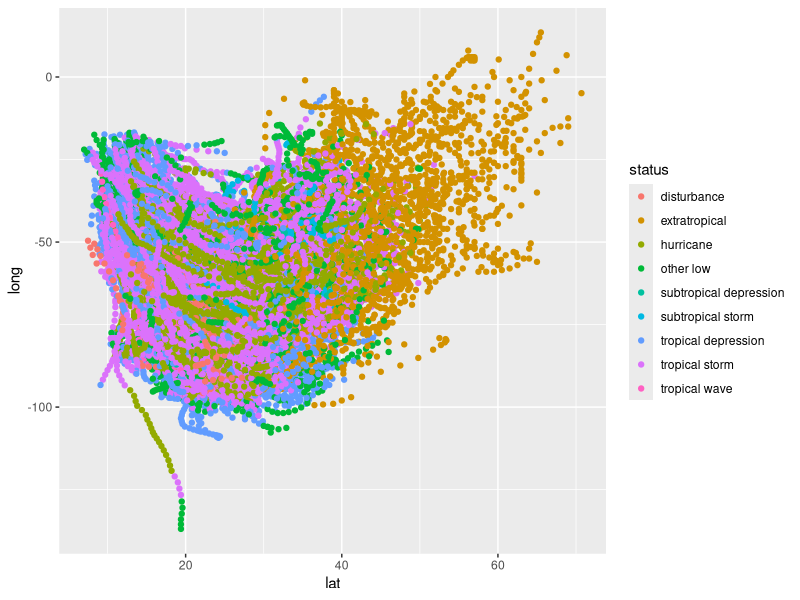
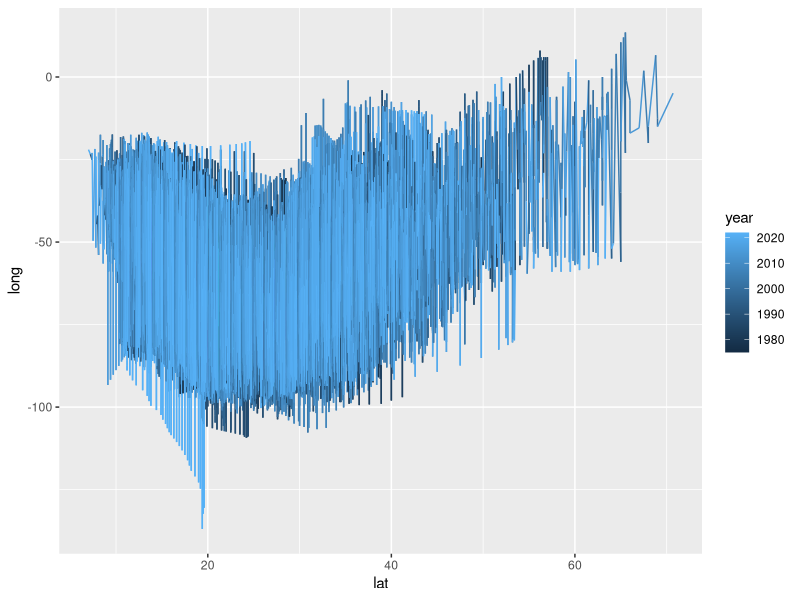
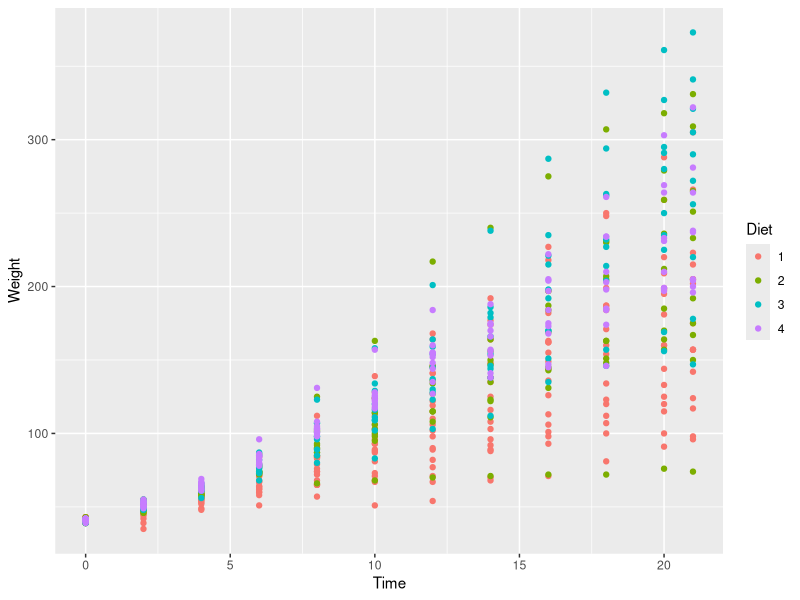
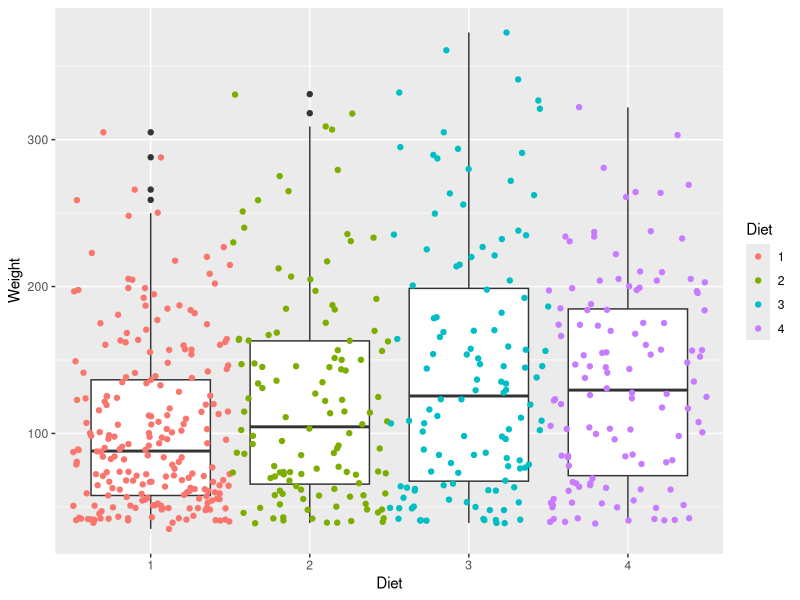
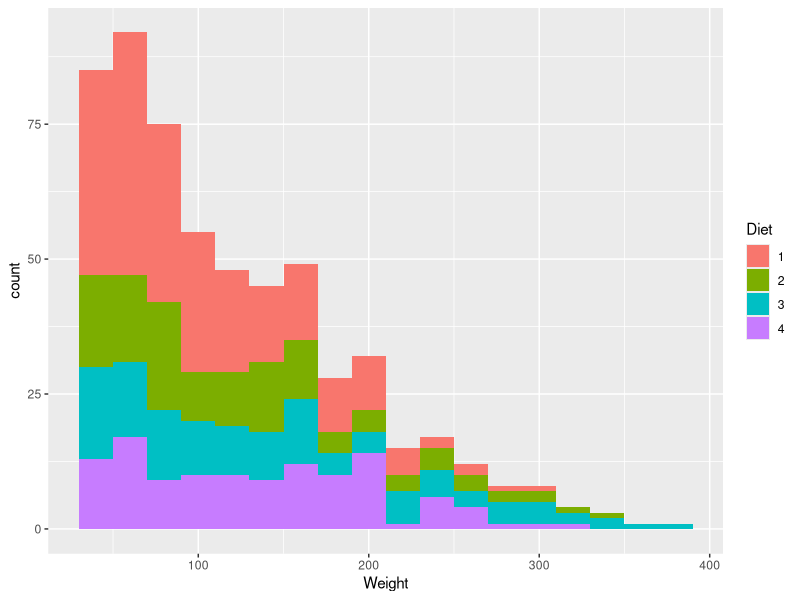
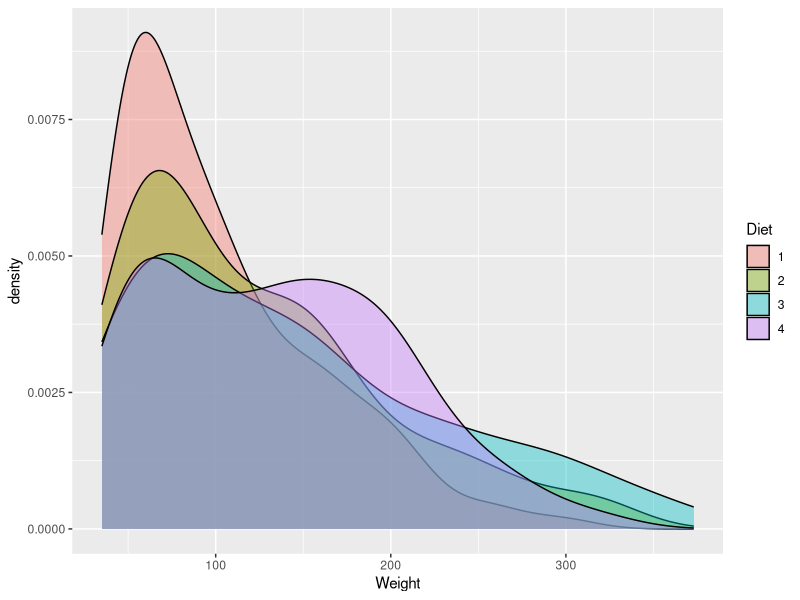
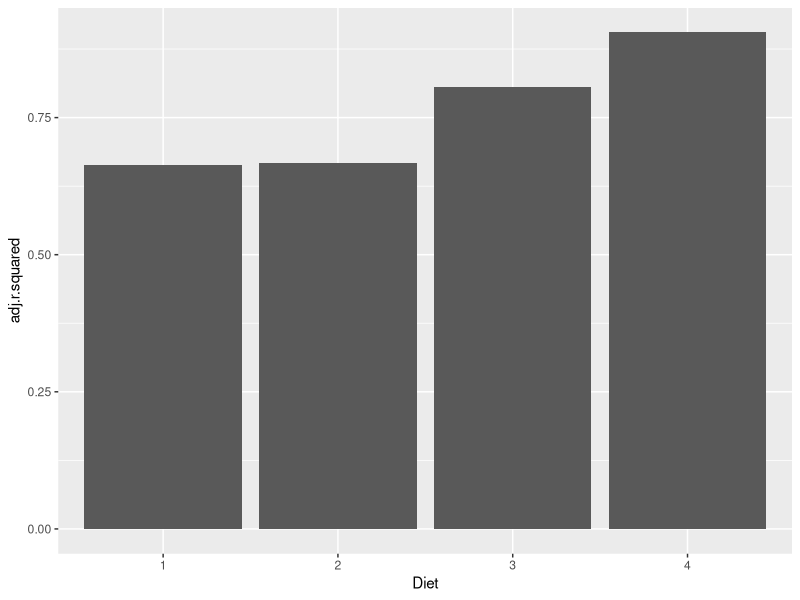

Write the R code that produced these figures, in order. (Note: this script raises an error after producing the figures.)
## ---- chunk 1
library(tidyverse)
library(broom)
library(glmnet)
## ---- chunk 2
st <- storms

head(st)
summary(st)
## ---- chunk 3
st$name %>%
    unique() %>%
    length()

count(st, status)
## ---- chunk 4
hu <- st %>%
    filter(status == 'hurricane')

hu_names <- hu$name %>% 
    unique()
cat('There are:', length(hu_names), 'hurricanes.')
## ---- chunk 5
ggplot(st, aes(lat, long, color=status)) +
    geom_point()
## ---- chunk 6
ggplot(st, aes(lat, long, color = year)) +
    geom_line()
## ---- chunk 7
cw <- ChickWeight

cw <- as.tibble(cw) %>%
    rename(Weight = weight)
## ---- chunk 8
#Count by itself does not work because each Chick has multiple rows. Instead we must filter out the 
count(cw, Diet)

a <- cw %>%
    select(Chick, Diet)

b <- a[!duplicated(a$Chick),]

count(b, Diet)
## ---- chunk 9
t <- cw %>% distinct(Chick, Diet) %>% count(Diet)
t
## ---- chunk 10
ggplot(cw, aes(Time, Weight, color=Diet)) +
    geom_point()
## ---- chunk 11
ggplot(cw, aes(Diet, Weight)) +
    geom_boxplot() +
    geom_jitter(aes(color=Diet), width=0.5)
## ---- chunk 12
ggplot(cw, aes(Weight, fill=Diet)) +
    geom_histogram(position='stack', binwidth=20)
## ---- chunk 13
ggplot(cw, aes(Weight, fill=Diet)) +
    geom_density(alpha=0.40)
## ---- chunk 14
cw %>%
    head
## ---- chunk 15
nt <- cw %>%
    nest(-Diet) %>%
    mutate(model = map(data, ~ lm(Weight~Time, data=.)),
            results = map(model, glance)) %>%
    unnest(results)

nt
## ---- chunk 16
ggplot(nt, aes(Diet, adj.r.squared)) +
    geom_bar(stat='identity')
## ---- chunk 17
ggplot(nt, aes(data[[1]]$Time, data[[1]]$Weight)) +
    geom_point()
